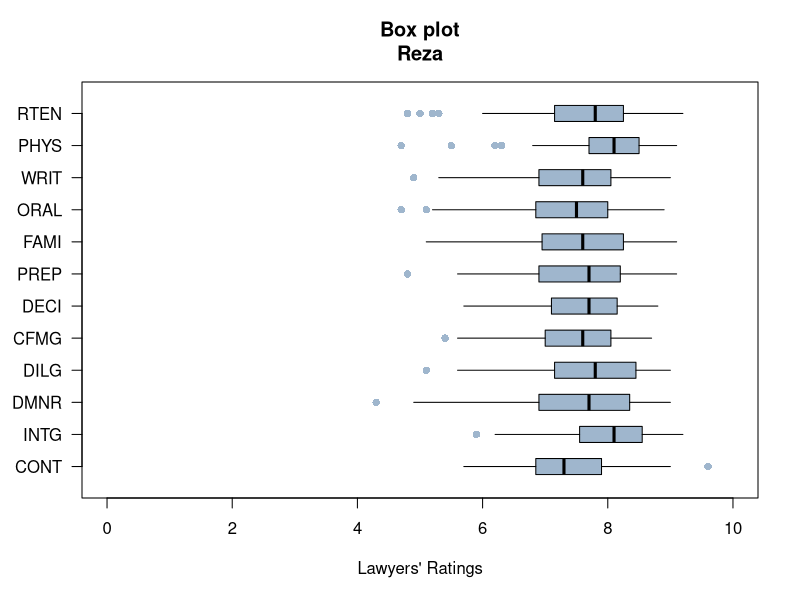

The R source for this figure:
data("USJudgeRatings")
boxplot(USJudgeRatings, 
        horizontal = TRUE,
        xlab = "Lawyers' Ratings",
        las = 1,
        notch = FALSE,
        ylim = c(0,10),
        col = "#9FB6CD",
       boxwex = 0.5,
       whisklty = 1,
       staplelty = 0,
       outpch = 16,
       outcol = "slategray3",
       main = "Box plot\nReza"
       )
?boxplot
?width
par(mar=c(5, 4, 4, 5))
?par
